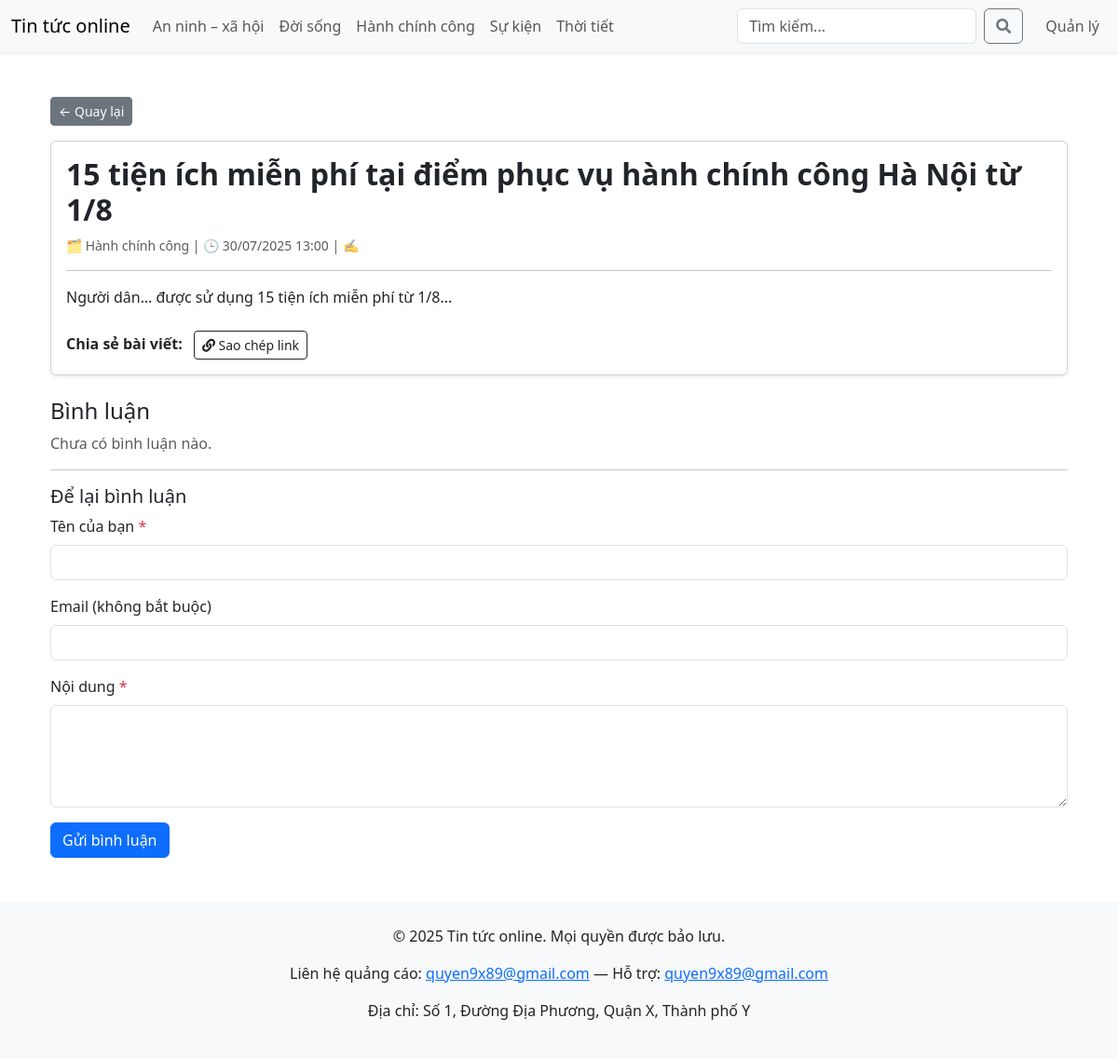
Page /post_detail.php?id=2 on the committed database.
### tables this page shows
CREATE TABLE categories (
    id INT AUTO_INCREMENT PRIMARY KEY,
    name VARCHAR(100) NOT NULL
);

CREATE TABLE posts (
    id INT AUTO_INCREMENT PRIMARY KEY,
    title VARCHAR(255) NOT NULL,
    content TEXT NOT NULL,
    image VARCHAR(255),
    category_id INT,
    user_id INT,
    created_at DATETIME DEFAULT CURRENT_TIMESTAMP,
    FOREIGN KEY (category_id) REFERENCES categories(id),
    FOREIGN KEY (user_id) REFERENCES users(id)
);

### post_detail.php (the view, shortened to what this page needs)
<?php
require_once 'config.php';
include 'header.php';
$id = (int)$_GET['id'];
$sql = "SELECT p.*, c.name AS category_name, u.username AS author_name
        FROM posts p
        LEFT JOIN categories c ON p.category_id = c.id
        LEFT JOIN users u ON p.author_id = u.id
        WHERE p.id = ?";
$stmt = $pdo->prepare($sql);
$stmt->execute([$id]);
$post = $stmt->fetch();
$cStmt = $pdo->prepare("SELECT user_name, user_email, content, created_at FROM comments WHERE post_id = ? ORDER BY created_at DESC");
$cStmt->execute([$id]);
$comments = $cStmt->fetchAll();
?>
<!DOCTYPE html>
<html lang="vi">
<head>
  <link href="https://cdn.jsdelivr.net/npm/bootstrap@5.3.0/dist/css/bootstrap.min.css" rel="stylesheet">
  <link href="https://cdnjs.cloudflare.com/ajax/libs/font-awesome/5.15.4/css/all.min.css" rel="stylesheet">
</head>
<body>
<div class="container mt-5">
  <a href="index.php" class="btn btn-sm btn-secondary mb-3">&larr; Quay lại</a>
  <div class="card shadow-sm mb-4">
    <div class="card-body">
      <h2 class="card-title fw-bold"><?= htmlspecialchars($post['title']) ?></h2>
      <p class="text-muted small">
        🗂 <?= htmlspecialchars($post['category_name'] ?? 'Chưa phân loại') ?> |
        🕒 <?= date('d/m/Y H:i', strtotime($post['created_at'])) ?> |
        ✍️ <?= htmlspecialchars($post['author_name']) ?>
      </p>
      <hr>
      <p class="card-text"><?= nl2br(htmlspecialchars($post['content'])) ?></p>
      <div class="share-buttons mt-4">
        <span class="me-2 fw-semibold">Chia sẻ bài viết:</span>
        <button id="copyLinkBtn" class="btn btn-sm btn-outline-dark">
          <i class="fas fa-link"></i> Sao chép link
        </button>
      </div>
    </div>
  </div>
  <h4>Bình luận</h4>
  <?php if ($comments): ?>
    <?php foreach ($comments as $c): ?>
      <div class="mb-3 border-bottom pb-2">
        <strong><?= htmlspecialchars($c['user_name']) ?></strong>
        <?php if ($c['user_email']): ?>
          <small>(<?= htmlspecialchars($c['user_email']) ?>)</small>
        <?php endif; ?>
        <p class="mb-1"><?= nl2br(htmlspecialchars($c['content'])) ?></p>
        <small class="text-muted"><?= date('d/m/Y H:i', strtotime($c['created_at'])) ?></small>
      </div>
    <?php endforeach; ?>
  <?php else: ?>
    <p class="text-muted">Chưa có bình luận nào.</p>
  <?php endif; ?>
  <hr>
  <h5>Để lại bình luận</h5>
  <form method="POST">
    <div class="mb-3">
      <label class="form-label">Tên của bạn <span class="text-danger">*</span></label>
      <input type="text" name="user_name" class="form-control" required>
    </div>
    <div class="mb-3">
      <label class="form-label">Email (không bắt buộc)</label>
      <input type="email" name="user_email" class="form-control">
    </div>
    <div class="mb-3">
      <label class="form-label">Nội dung <span class="text-danger">*</span></label>
      <textarea name="content" class="form-control" rows="4" required></textarea>
    </div>
    <button type="submit" class="btn btn-primary">Gửi bình luận</button>
  </form>
</div>
<?php include 'footer.php'; ?>

### header.php (shortened to what this page needs)
<?php
require_once 'config.php';
$categories = $pdo->query("SELECT id, name FROM categories ORDER BY name")->fetchAll();
?>
<!DOCTYPE html>
<html lang="vi">
<head>
  <link
    href="https://cdn.jsdelivr.net/npm/bootstrap@5.3.0/dist/css/bootstrap.min.css"
    rel="stylesheet">
  <link
    href="https://cdnjs.cloudflare.com/ajax/libs/font-awesome/5.15.4/css/all.min.css"
    rel="stylesheet">
</head>
<body>
<nav class="navbar navbar-expand-lg navbar-light bg-light shadow-sm">
  <div class="container-fluid">
    <a class="navbar-brand" href="<?= BASE_URL ?>index.php">
      <?= SITE_NAME ?>
    </a>
    <div class="collapse navbar-collapse" id="mainNav">
      <ul class="navbar-nav me-auto">
        <?php foreach($categories as $cat): ?>
          <li class="nav-item">
            <a class="nav-link"
               href="<?= BASE_URL ?>category.php?id=<?= $cat['id'] ?>">
              <?= htmlspecialchars($cat['name']) ?>
            </a>
          </li>
        <?php endforeach; ?>
      </ul>
      <form class="d-flex" method="GET" action="<?= BASE_URL ?>tim-kiem.php">
        <input class="form-control me-2"
               type="search"
               name="q"
               placeholder="Tìm kiếm..."
               value="<?= htmlspecialchars($_GET['q'] ?? '') ?>">
        <button class="btn btn-outline-secondary" type="submit">
          <i class="fas fa-search"></i>
        </button>
      </form>
      <ul class="navbar-nav ms-3">
        <li class="nav-item">
          <a class="nav-link" href="<?= BASE_URL ?>admin/index.php">
            Quản lý
          </a>
        </li>
      </ul>
    </div>
  </div>
</nav>
<div class="container mt-4">

### rows in the picture
categories: name "An ninh – xã hội"
categories: name "Đời sống"
categories: name "Hành chính công"
categories: name "Sự kiện"
categories: name "Thời tiết"
posts: title "15 tiện ích miễn phí tại điểm phục vụ hành chính công Hà Nội từ 1/8", category.name "Hành chính công", created_at "30/07/2025 13:00", content "Người dân… được sử dụng 15 tiện ích miễn phí từ 1/8..."

### other values in the picture
SITE_NAME "Tin tức online"
